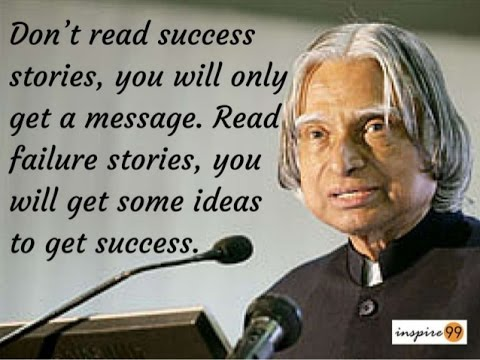
#> input picture Read the image color and write opreation/APJ.jpg, 480 x 360 px, found by its file name
$ jupyter execute 'read the image color and  and write.ipynb'
#> lines starting #> are read from the running program, lines starting #| are printed output that depends on the picture
[cell 1]
import cv2
import os

# Read Image

[cell 2]
img_path = os.path.join('F:\computer vision project\OpenCV-Basics-main\APJ.jpg')

[cell 3]
img_path

[cell 4]
img=cv2.imread(img_path)
#> img is the input picture: shape (360, 480, 3); mean B, G, R 116.9, 127.9, 132.4

[cell 5]
img

# Going to render the image

[cell 6]
from matplotlib import pyplot as plt

[cell 7]
#Show image
plt.imshow(img)

[cell 8]
#i am going to recolor the image
recolor = cv2.cvtColor(img,cv2.COLOR_BGR2RGB)

[cell 9]
recolor

[cell 10]
plt.imshow(recolor)

[cell 11]
# now i am going to color in gray
grayimg = cv2.cvtColor(img,cv2.COLOR_BGR2GRAY)
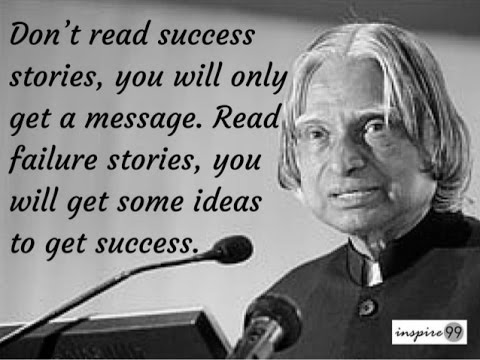
#> grayimg: shape (360, 480); min 0, max 255, mean 128

[cell 12]
plt.imshow(grayimg)

# Write out image

[cell 13]
cv2.imwrite('grayimga.jpg',grayimg)
#> Out = True

[cell 14]
output_path = os.path.join('F:\computer vision project\OpenCV-Basics-main\outputgray.jpg')

[cell 15]
cv2.imwrite(output_path,grayimg)
#> Out = True
